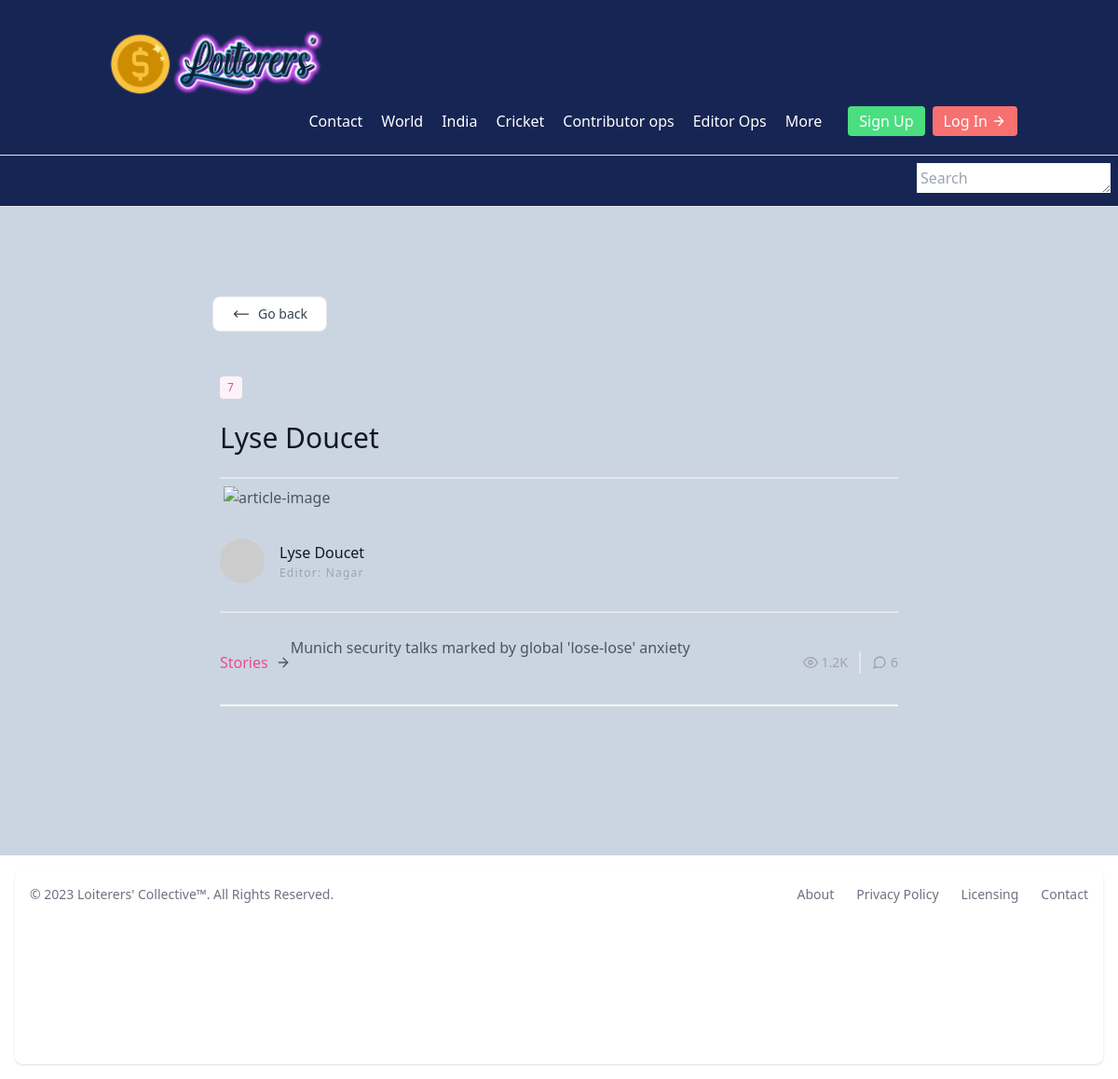
/contributors/7/, run on the app's committed database.
### contributors/models.py (models this page shows)
class Contributor(models.Model):
    name = models.CharField(max_length=100)
    editor = models.ForeignKey(
        Editor,
        null=True,
        blank=True,
        on_delete=models.SET_NULL
        )
    email = models.EmailField()
    def __str__(self):
        return self.name

### editors/models.py (models this page shows)
class Editor(models.Model):
    name = models.CharField(max_length=100)
    email = models.EmailField()
    category = models.ForeignKey(
        Category, null=True, blank=True, on_delete=models.SET_NULL
    )
    def __str__(self):
        return self.name

### main/models.py (models this page shows)
class Article(models.Model):
    column_name = models.CharField(max_length=200)
    headline = models.CharField(max_length=200)
    subheadline = models.CharField(max_length=200)
    pub_date = models.DateTimeField("date published")
    contributor = models.ForeignKey(
        Contributor, null=True, blank=True, on_delete=models.PROTECT
    )
    image = models.ImageField(null=True, blank=True, upload_to="article_images/")
    content = models.TextField()
    editor = models.ForeignKey(Editor, null=True, blank=True, on_delete=models.SET_NULL)
    category = models.ForeignKey(
        Category, null=True, blank=True, on_delete=models.SET_NULL
    )
    def __str__(self):
        return self.headline

### contributors/views.py (the view)
# urls.py: path("<int:pk>/", DetailContributorView.as_view(), name="contributor-detail"),
class DetailContributorView(generic.DetailView):
    template = "contributors/contributor_detail.html"
    model = Contributor
    context_object_name = "contributor"
    def get_context_data(self, **kwargs: Any) -> dict[str, Any]:
        context = super().get_context_data(**kwargs)
        contributor = kwargs['object']
        published_articles = Article.objects.filter(contributor=contributor)
        print(published_articles)
        context.update({
            'published_articles': published_articles,
        })
        return context

### contributors/templates/contributors/contributor_detail.html (shortened to what this page needs)
{% extends 'base.html' %}
{% block content %}
<section class="max-w-3xl mx-auto text-gray-600 body-font overflow-hidden">
  <div class="container px-5 py-24 mx-auto">
    <div class="flex flex-wrap -m-12">
      <div class="ml-5">
        <a href="{% url 'main:article-list' %}">
          <button type="button"
            class="ml-5 w-full flex items-center justify-center w-1/2 px-5 py-2 text-sm text-gray-700 transition-colors duration-200 bg-white border rounded-lg gap-x-2 sm:w-auto dark:hover:bg-gray-800 dark:bg-gray-900 hover:bg-gray-100 dark:text-gray-200 dark:border-gray-700">
            <svg class="w-5 h-5 rtl:rotate-180" xmlns="http://www.w3.org/2000/svg" fill="none" viewBox="0 0 24 24"
              stroke-width="1.5" stroke="currentColor">
              <path stroke-linecap="round" stroke-linejoin="round" d="M6.75 15.75L3 12m0 0l3.75-3.75M3 12h18" />
            </svg>
            <span>Go back</span>
          </button>
        </a>
      </div>
      <div class="p-12 md:w-full flex flex-col items-start">
        <span class="inline-block py-1 px-2 rounded bg-pink-50 text-pink-500 text-xs font-medium tracking-widest">
          {{ contributor.id }}
        </span>
        <h2 class="py-2 sm:text-3xl text-2xl title-font font-medium text-gray-900 mt-4 mb-4">{{ contributor }} </h2>
        <div class="w-full mx-auto px-1 py-2 border-t-2">
          <img src="#" alt="article-image">
        </div>
        <br>
        <div class="border-b-2 md:w-full">
          <a class="inline-flex items-center">
            <img alt="blog" src="https://dummyimage.com/104x104"
              class="w-12 h-12 rounded-full flex-shrink-0 object-cover object-center">
            <span class="flex-grow flex flex-col pl-4">
              <span class="title-font font-medium text-gray-900">{{ contributor }}</span>
              <span class="text-gray-400 text-xs tracking-widest mt-0.5">Editor: {{ contributor.editor }}</span>
            </span>
          </a>
          <br>
          <br>
        </div>
        <br>
        <div class="flex items-center flex-wrap pb-4 mb-4 border-b-2 border-gray-100 mt-auto w-full">
          <a class="text-pink-500 inline-flex items-center">Stories</a>
          <svg class="w-4 h-4 ml-2" viewBox="0 0 24 24" stroke="currentColor" stroke-width="2" fill="none"
            stroke-linecap="round" stroke-linejoin="round">
            <path d="M5 12h14"></path>
            <path d="M12 5l7 7-7 7"></path>
          </svg>
          {% for article in published_articles %}
          <a href="{% url 'main:article-detail' article.id %}">
            <p class="leading-relaxed mb-8">{{ article }}</p>
          </a>
          {% endfor %}
          <span
            class="text-gray-400 mr-3 inline-flex items-center ml-auto leading-none text-sm pr-3 py-1 border-r-2 border-gray-200">
            <svg class="w-4 h-4 mr-1" stroke="currentColor" stroke-width="2" fill="none" stroke-linecap="round"
              stroke-linejoin="round" viewBox="0 0 24 24">
              <path d="M1 12s4-8 11-8 11 8 11 8-4 8-11 8-11-8-11-8z"></path>
              <circle cx="12" cy="12" r="3"></circle>
            </svg>1.2K
          </span>
          <span class="text-gray-400 inline-flex items-center leading-none text-sm">
            6
          </span>
        </div>
      </div>
    </div>
  </div>
</section>
{% endblock content %}

### data on the page
Contributor: id "7", name "Lyse Doucet", editor "Nagar"
Article: headline "Munich security talks marked by global 'lose-lose' anxiety"
